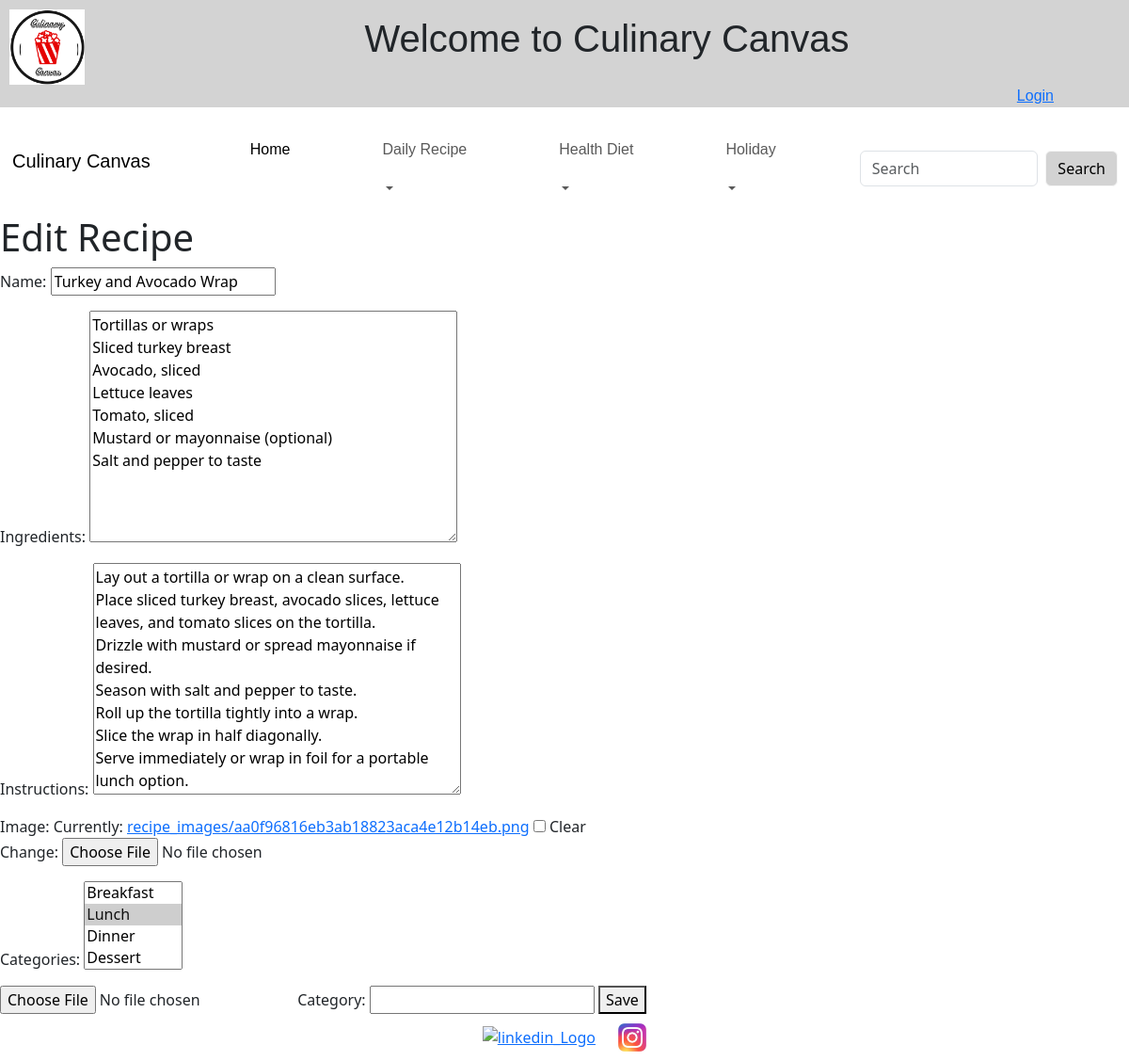
/accounts/recipe/13/edit/, run on the app's committed database.
### recipe/models.py (models this page shows, shortened)
class Recipe(models.Model):
    owner = models.ForeignKey(User, on_delete=models.CASCADE, related_name='recipes')
    name = models.CharField(max_length=255)
    ingredients = models.TextField()
    instructions = models.TextField()
    image = models.ImageField(upload_to='recipe_images/', blank=True, null=True)  # Path relative to MEDIA_ROOT
    categories = models.ManyToManyField(Category, related_name='recipes', blank=True)

class Category(models.Model):
    name = models.CharField(max_length=100, unique=True)
    def __str__(self):
        return self.name

### recipe/views.py (the view)
# urls.py: path('recipe/<int:pk>/edit/', RecipeUpdateView.as_view(), name='recipe_edit'),
class RecipeUpdateView(UpdateView):
    model = Recipe
    fields = ['name', 'ingredients', 'instructions', 'image', 'categories']
    template_name = 'recipe/recipe_form.html'
    success_url = reverse_lazy('recipe_list')

### recipe/templates/recipe/recipe_form.html (shortened to what this page needs)
{% extends 'base.html' %}
{% block content %}
<!DOCTYPE html>
<html>
<head>
</head>
<body>
    <h1>{% if object %}Edit{% else %}Add{% endif %} Recipe</h1>
    <form method="post" enctype="multipart/form-data">
        {{ form.as_p }}
        <input type="file" name="image">
        <label for="id_category_input">Category:</label>
        <input type="text" name="category_input" id="id_category_input" value="{{ form.category_input.value|default_if_none:'' }}">
        <button type="submit">Save</button>
    </form>
</body>
</html>
{% endblock %}

### data on the page
Recipe: name "Turkey and Avocado Wrap", ingredients "Tortillas or wraps Sliced turkey breast Avocado, sliced Lettuce leaves Tomato, sliced Mustard or mayonnaise (optional) Salt and pepper to taste", instructions "Lay out a tortilla or wrap on a clean surface. Place sliced turkey breast, avocado slices, lettuce leaves, and tomato slices on the tortilla. Drizzle with mustard or spread mayonnaise if desired. Season with salt and pepper to taste. Roll up the tortilla tightly into a wrap. Slice the wrap in half diagonally. Serve immediately or wrap in foil for a portable lunch option."
